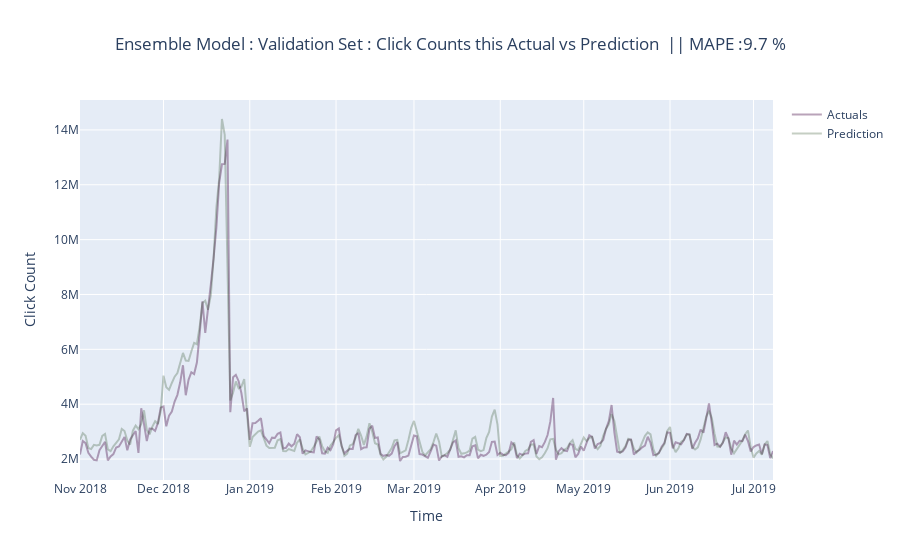

The code cell stored with this chart in its notebook:
### Code cell
## Blending Elastic Net and Bayesian Ridge
blender = blend_models(estimator_list = [tuned_br, tuned_en])
test_predictions = predict_model(blender, data=test, verbose=False)
test_predictions.rename({"Label":'Prediction'}, axis=1, inplace=True)
plot_ts(df=test_predictions, pred='Prediction', model='Ensemble Model : Validation Set')

### Figure 1 — Plotly figure (JSON) as saved in the notebook; plotly's stock layout.template omitted (floating-point values rounded to 4 significant figures; data arrays with more than 128 entries replaced by an {"elided": "..."} marker saying what was removed)
{"data": [{"marker": {"color": "rgba(80, 26, 80, 0.8)"}, "mode": "lines", "name": "Actuals", "opacity": 0.5, "text": {"elided": "250 int values"}, "type": "scatter", "x": {"elided": "250 str values"}, "y": {"elided": "250 int values"}}, {"marker": {"color": "rgba(16, 50, 6, 0.8)"}, "mode": "lines", "name": "Prediction", "opacity": 0.3, "text": {"elided": "250 float values"}, "type": "scatter", "x": {"elided": "250 str values"}, "y": {"elided": "250 float values"}}], "layout": {"autosize": true, "title": {"text": "Ensemble Model : Validation Set : Click Counts this Actual vs Prediction  || MAPE :9.7 % ", "x": 0.5}, "xaxis": {"autorange": true, "range": ["2018-11-01", "2019-07-08"], "ticklen": 5, "title": {"text": "Time"}, "type": "date", "zeroline": false}, "yaxis": {"autorange": true, "range": [1236000.0, 15090000.0], "ticklen": 5, "title": {"text": "Click Count"}, "type": "linear", "zeroline": false}}}
